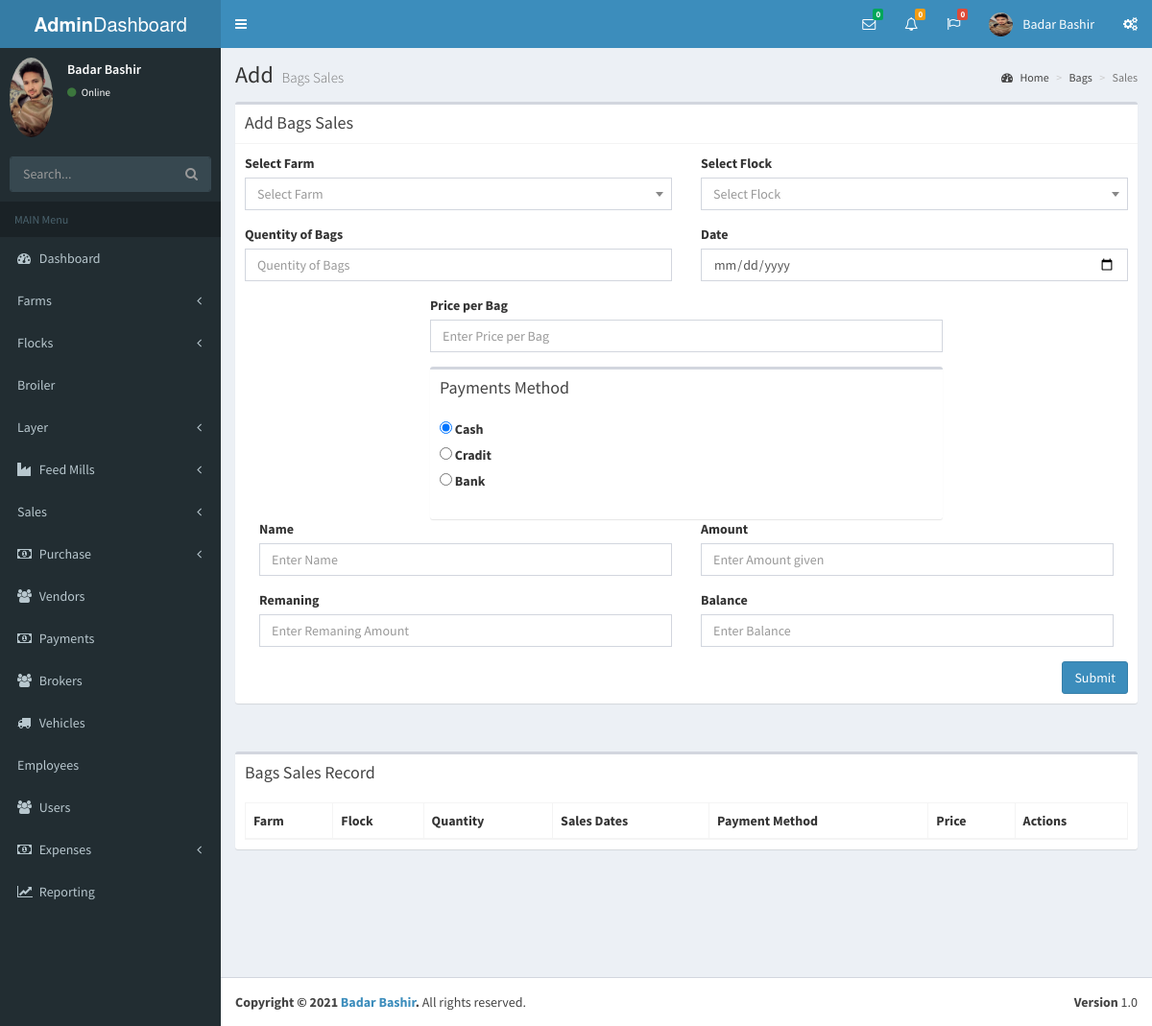
/bags.php (signed in), run on an earlier commit of the app's database.
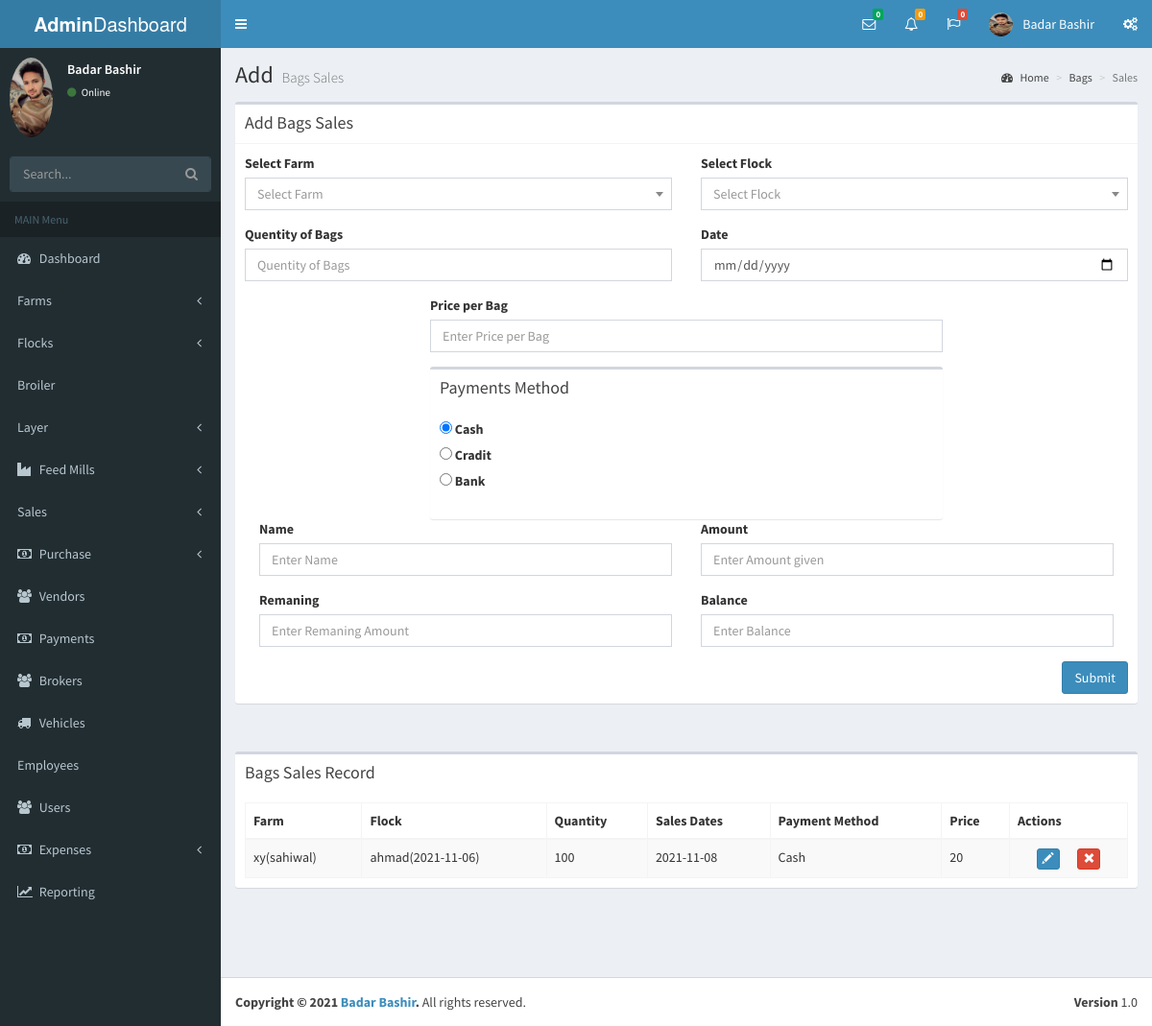
And on a later commit of the database.
### tables this page shows
CREATE TABLE `bags_sales` (
  `id` int(11) NOT NULL,
  `Farm_id` varchar(100) NOT NULL,
  `flock_id` varchar(100) NOT NULL,
  `qnty_of_bags` int(11) NOT NULL,
  `price` double NOT NULL,
  `b_date` date NOT NULL,
  `p_method` varchar(50) NOT NULL
);

### bags.php (the view, shortened to what the changed rows need)
<?php
 include("lib/DBConn.php");
?>
<!DOCTYPE html>
<html>
<head>
  <link rel='stylesheet' href='https://maxcdn.bootstrapcdn.com/bootstrap/3.3.6/css/bootstrap.min.css'>
<link rel='stylesheet' href='https://cdn.datatables.net/1.10.12/css/dataTables.bootstrap.min.css'>
<link rel='stylesheet' href='https://cdn.datatables.net/buttons/1.2.2/css/buttons.bootstrap.min.css'>
<link rel="stylesheet" href="plugins/datatables/style.css">
  <link rel="stylesheet" href="bootstrap/css/bootstrap.min.css">
  <link rel="stylesheet" href="https://cdnjs.cloudflare.com/ajax/libs/font-awesome/4.5.0/css/font-awesome.min.css">
  <link rel="stylesheet" href="https://cdnjs.cloudflare.com/ajax/libs/ionicons/2.0.1/css/ionicons.min.css">
  <link rel="stylesheet" href="plugins/daterangepicker/daterangepicker.css">
  <link rel="stylesheet" href="plugins/datepicker/datepicker3.css">
  <link rel="stylesheet" href="plugins/iCheck/all.css">
  <link rel="stylesheet" href="plugins/colorpicker/bootstrap-colorpicker.min.css">
  <link rel="stylesheet" href="plugins/timepicker/bootstrap-timepicker.min.css">
  <link rel="stylesheet" href="plugins/select2/select2.min.css">
  <link rel="stylesheet" href="dist/css/AdminLTE.min.css">
  <link rel="stylesheet" href="dist/css/skins/_all-skins.min.css">
</head>
<body class="hold-transition skin-blue sidebar-mini">
<div class="wrapper">
  <div class="content-wrapper">
    <section class="content-header">
      <h1>
        Add
        <small>Bags Sales</small>
      </h1>
    </section>
    <section class="content">
      <div class="row">
        <div class="col-xs-12">
          <div class="box">
            <div class="box-body" style="overflow: scroll;">
              <table id="example"class="table table-striped table-bordered" cellspacing="0" width="100%">
                <thead>
                <tr>
                  <th>Farm</th>
                  <th>Flock</th>
                  <th>Quantity</th>
                  <th>Sales Dates</th>
                  <th>Payment Method</th>
                  <th>Price</th>
                  <th>Actions</th>
                </tr>
                </thead>
                <tbody>
                  <?php
                    $query = "SELECT * FROM bags_sales ";
                    $result = mysqli_query($conn,$query);
                      if ($result->num_rows > 0) {
                        while($row = mysqli_fetch_array($result))
                           {
                            ?>
                <tr>
                                  <td><?php echo $row['Farm_id']; ?></td>
                                  <td><?php echo $row['flock_id']; ?></td>
                                  <td><?php echo $row['qnty_of_bags']; ?></td>
                                  <td><?php echo $row['b_date']; ?></td>
                                  <td><?php echo $row['p_method']; ?></td>
                                  <td><?php echo $row['price']; ?></td>
                   <td>
                <button type="button" class="btn btn-primary btn-xs dt-edit" style="margin-right:16px;">
                    <span class="glyphicon glyphicon-pencil" aria-hidden="true"></span>
                </button>
                <button type="button" class="btn btn-danger btn-xs dt-delete">
                    <span class="glyphicon glyphicon-remove" aria-hidden="true"></span>
                </button>
            </td>
                </tr>
                <?php
                                                 }
                                                }
                                                    ?>
                </tbody>
              </table>
            </div>
          </div>
        </div>
      </div>
    </section>
</div>
</body>
</html>

What changed in the data, as far as the page shows it:
added bags_sales: Farm "xy(sahiwal)", flock "ahmad(2021-11-06)", qnty_of_bags "100", b_date "2021-11-08", p_method "Cash", price "20"
